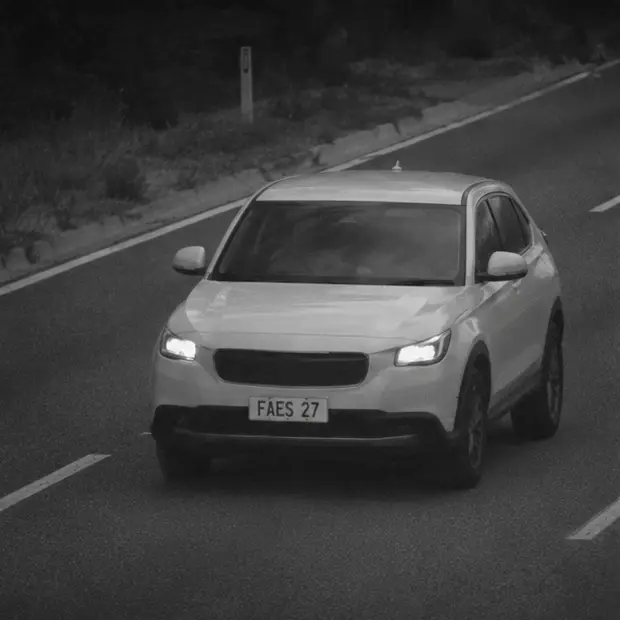
#> input picture assets-src/real/02-frame-01-original.webp, 620 x 620 px, found by its file name
$ python make-media.py
#> lines starting #> are read from the running program, lines starting #| are printed output that depends on the picture
#!/usr/bin/env python3
"""Builds the prototype's evidence images and videos from the photo set in assets-src/real.

Every frame gets a camera data strip and a SAMPLE band so nothing can be mistaken for real evidence, and the number
plates are re-lettered to match each fictitious notice. Run from the repo root:  python3 scripts/make-media.py
Needs Pillow and ffmpeg. Output goes to public/assets/media.
"""
import os, subprocess, sys
from PIL import Image, ImageDraw, ImageEnhance, ImageFilter, ImageFont

SRC = 'assets-src/real'
OUT = 'public/assets/media'
TMP = os.environ.get('MEDIA_TMP', '/tmp/cevoc-media')
os.makedirs(OUT, exist_ok=True); os.makedirs(TMP, exist_ok=True)
MONO = '/usr/share/fonts/truetype/liberation/LiberationMono-Bold.ttf'
SANS = '/usr/share/fonts/truetype/liberation/LiberationSans-Bold.ttf'

# plate boxes (x0, y0, x1, y1) in the source frames
VEH = {
    'v27': ('02-frame-01-original.webp', (248, 396, 328, 424)),  # white SUV
    'v25': ('03-frame-01-original.webp', (247, 372, 317, 397)),  # white sedan
    'v28': ('05-frame-01-original.webp', (123, 368, 201, 396)),  # dark wagon, wet night
    'v24': ('06-frame-01-original.webp', (338, 463, 415, 489)),  # grey SUV
    'v26': ('08-frame-01-original.webp', (365, 437, 444, 468)),  # ute
}
DAY = {'wide-m4': '14-incident-m4.webp', 'wide-road': '10-frame-01-original.webp', 'site': '16-incident-regional.webp', 'urban': '15-incident-urban.webp',
       'before': '11-before.png', 'ambiguous': '12-ambiguous.png', 'after': '13-after.png'}
DRIVER = {'d1': '01-frame-01-original.webp', 'd7': '07-frame-01-original.webp'}


def load(name):
    return Image.open(os.path.join(SRC, name)).convert('RGB')


def font(path, size):
    return ImageFont.truetype(path, size)


def relabel(im, bbox, text):
    """Replace the plate lettering inside bbox with `text`, matching the photo's tone."""
    x0, y0, x1, y1 = bbox
    g = im.convert('L').crop(bbox)
    data = sorted(g.tobytes())
    light = data[int(len(data) * 0.85)]
    dark = data[int(len(data) * 0.08)]
    w, h = x1 - x0, y1 - y0
    plate = Image.new('RGB', (w, h), (light,) * 3)
    ImageDraw.Draw(plate).rectangle([0, 0, w - 1, h - 1], outline=(max(dark, 40),) * 3)
    big = Image.new('L', (w * 10, h * 4), 0)
    ImageDraw.Draw(big).text((w * 5, h * 2), text, font=font(SANS, int(h * 4 * 0.78)), fill=255, anchor='mm')
    glyph = big.crop(big.getbbox()).resize((int(w * 0.84), int(h * 0.62)), Image.LANCZOS)
    plate.paste(Image.new('RGB', glyph.size, (max(dark, 25),) * 3), (int(w * 0.08), int(h * 0.19)), glyph)
    plate = plate.filter(ImageFilter.GaussianBlur(0.55))
    out = im.copy(); out.paste(plate, (x0, y0))
    return out


def bars(im, strip, band='SAMPLE IMAGE  -  MOCK DATA  -  NOT EVIDENCE', width=None):
    """Camera data strip on top, SAMPLE band at the bottom."""
    if width and im.width > width:
        im = im.resize((width, round(im.height * width / im.width)), Image.LANCZOS)
    w, h = im.size
    size = max(11, round(w / 44))
    top = size + 12; bot = size + 10
    canvas = Image.new('RGB', (w, h + top + bot), (6, 8, 12))
    canvas.paste(im, (0, top))
    d = ImageDraw.Draw(canvas)
    d.text((8, top // 2), strip, font=font(MONO, size), fill=(235, 240, 245), anchor='lm')
    d.rectangle([0, h + top, w, h + top + bot], fill=(160, 24, 44))
    d.text((w // 2, h + top + bot // 2), band, font=font(SANS, max(10, size - 2)), fill=(255, 225, 230), anchor='mm')
    return canvas


def closeup(im, bbox, strip):
    x0, y0, x1, y1 = bbox
    cx, cy = (x0 + x1) // 2, (y0 + y1) // 2
    cw = max((x1 - x0) * 4.4, 220); chh = cw * 2 / 3
    box = (int(cx - cw / 2), int(cy - chh * 0.42), int(cx + cw / 2), int(cy + chh * 0.58))
    box = (max(box[0], 0), max(box[1], 0), min(box[2], im.width), min(box[3], im.height))
    c = im.crop(box).resize((900, round(900 * (box[3] - box[1]) / (box[2] - box[0]))), Image.LANCZOS)
    c = ImageEnhance.Contrast(c).enhance(1.08).filter(ImageFilter.UnsharpMask(1.4, 90, 2))
    return bars(c, strip)


def save(im, name, q=84):
    im.save(os.path.join(OUT, name), 'JPEG', quality=q, optimize=True, progressive=True)


def vehicle_frame(key, plate):
    f, bb = VEH[key]
    return relabel(load(f), bb, plate), bb


# [7 lines left out: function shift, not called in this run]


def make():
    # 1 fixed speed: CEV123 at PAR-001
    s = 'PAR-001  2026-09-18 07:42:13  68 km/h  LIMIT 60'
    im, bb = vehicle_frame('v27', 'CEV123')
#> in load, returned value is the input picture: PIL image 620x620 RGB; mean R, G, B 62.8, 62.8, 62.8
#> in relabel, `x0, y0, x1, y1 = bbox`: x0 = 248; y0 = 396; x1 = 328; y1 = 424
#> in relabel, `g = im.convert('L').crop(bbox)`:
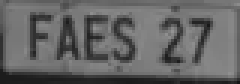
#> g: PIL image 80x28 L (shown 3 times larger); min 21, max 147, mean 100.1
#> in relabel, `data = sorted(g.tobytes())`: data = 2240 values from 21 to 147
#> in relabel, `light = data[int(len(data) * 0.85)]`: light = 128
#> in relabel, `dark = data[int(len(data) * 0.08)]`: dark = 41
#> in relabel, `w, h = x1 - x0, y1 - y0`: w = 80; h = 28
#> in relabel, `plate = Image.new('RGB', (w, h), (light,) * 3)`: plate: PIL image 80x28 RGB; every value is 128
#> in relabel, `ImageDraw.Draw(plate).rectangle([0, 0, w - 1, h - 1], outline=(max(dar..`: plate: PIL image 80x28 RGB; values 41 (black) and 128 (white), 90.5% white; black in thin lines or dots
#> in relabel, `big = Image.new('L', (w * 10, h * 4), 0)`: big: PIL image 800x112 L; every value is 0
#> in relabel, `ImageDraw.Draw(big).text((w * 5, h * 2), text, font=font(SANS, int(h *..`:
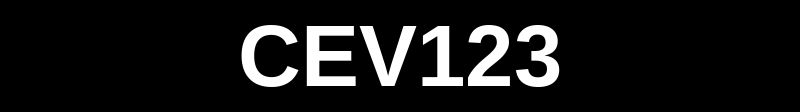
#> big: PIL image 800x112 L; min 0, max 255, mean 24
#> in relabel, `plate.paste(Image.new('RGB', glyph.size, (max(dark, 25),) * 3), (int(w..`:
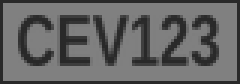
#> plate: PIL image 80x28 RGB (shown 3 times larger); min 41, max 128, mean 100.8
#> bb = (248, 396, 328, 424)
    save(bars(im, s), 'cev123-scene.jpg'); save(closeup(im, bb, s + '  PLATE'), 'cev123-plate.jpg')
#> in save, `im.save(os.path.join(OUT, name), 'JPEG', quality=q, optimize=True, pro..`:
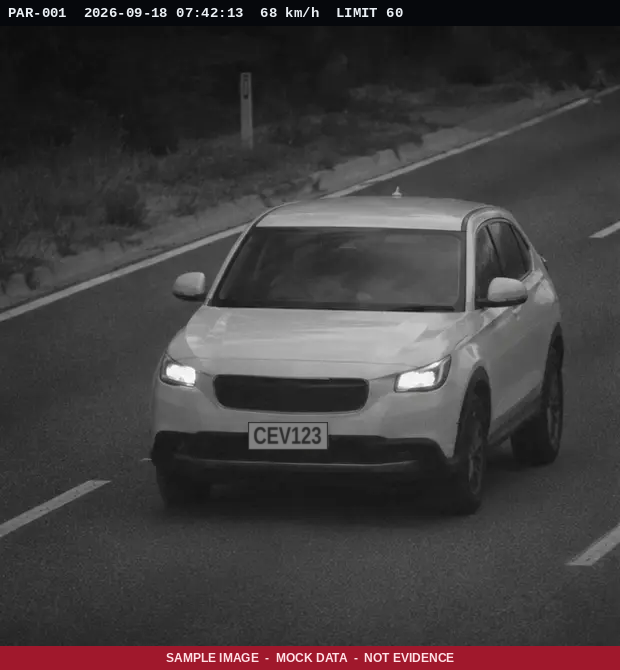
#> saved as cev123-scene.jpg: PIL image 620x670 RGB; mean R, G, B 65, 60.4, 61.3
#> in closeup, `c = im.crop(box).resize((900, round(900 * (box[3] - box[1]) / (box[2] ..`:
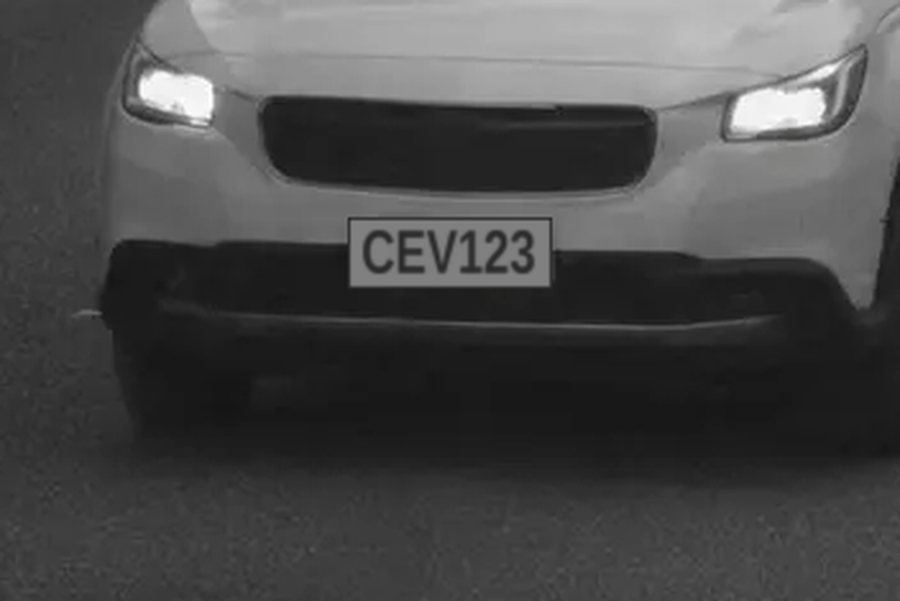
#> c: PIL image 900x601 RGB; mean R, G, B 74, 74, 74
#> in bars (call 2), `canvas = Image.new('RGB', (w, h + top + bot), (6, 8, 12))`:
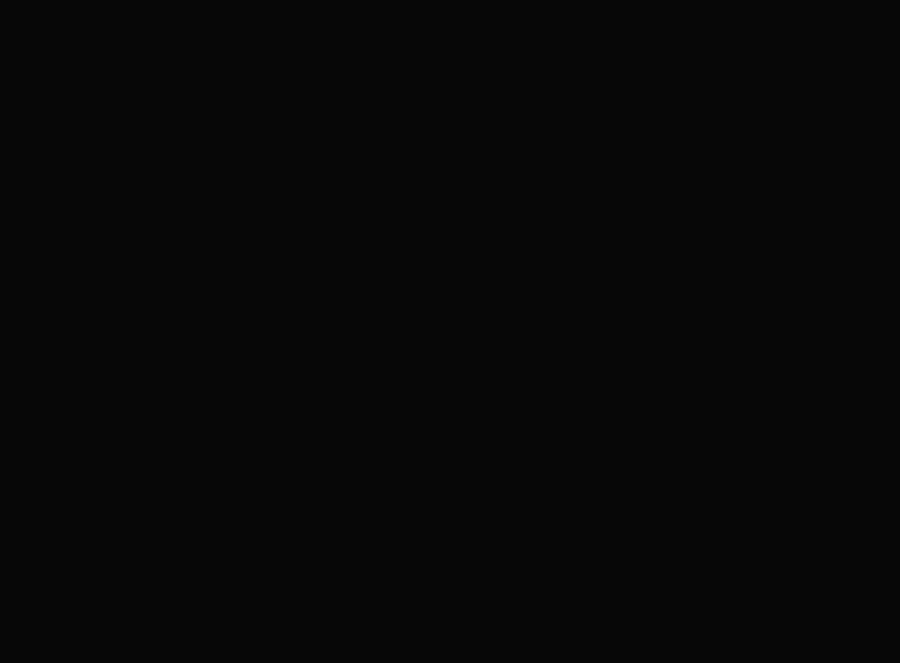
#> canvas: PIL image 900x663 RGB; mean R, G, B 6, 8, 12
#> in closeup, `return bars(c, strip)`:
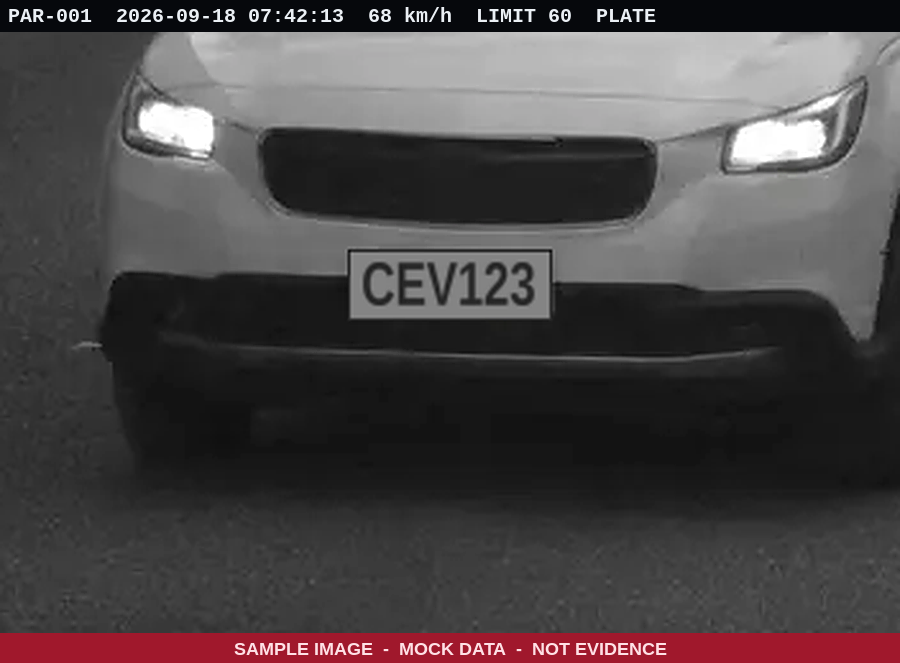
#> returned value: PIL image 900x663 RGB; mean R, G, B 75.6, 69.9, 70.9
    save(bars(load(DAY['wide-m4']), 'PAR-001  WIDE VIEW OF THE ROAD', width=1100), 'cev123-wide.jpg')
    # 2 mobile speed at night: MOB789 at MOB-312
    s = 'MOB-312  2026-09-04 22:16:40  81 km/h  LIMIT 70'
    im, bb = vehicle_frame('v28', 'MOB789')
    save(bars(im, s), 'mob789-scene.jpg'); save(closeup(im, bb, s + '  PLATE'), 'mob789-plate.jpg')
    save(bars(load(DAY['site']), 'MOB-312  CAMERA SET UP AT THE SITE', width=1100), 'mob789-site.jpg')
    bars(im, s).save(f'{TMP}/mob789-vid.jpg', quality=92)
    # 3 red-light speed: RLC456 at RYD-014 (a sequence of frames plus the plate)
    s1 = 'RYD-014  2026-08-02 18:05:46  RED 2.1s  54 km/h'; s2 = 'RYD-014  2026-08-02 18:05:48  RED 3.2s  54 km/h'
    save(bars(load(DAY['before']), s1, width=1100), 'rlc456-red1.jpg'); save(bars(load(DAY['after']), s2, width=1100), 'rlc456-red2.jpg')
    im, bb = vehicle_frame('v24', 'RLC456')
    save(closeup(im, bb, 'RYD-014  2026-08-02 18:05:48  PLATE'), 'rlc456-plate.jpg')
    save(bars(load(DAY['urban']), 'RYD-014  WIDE VIEW OF THE INTERSECTION', width=1100), 'rlc456-wide.jpg')
    mid = 'RYD-014  2026-08-02 18:05:47  RED 2.6s  54 km/h'
    for n, (k, t) in enumerate((('before', s1), ('ambiguous', mid), ('after', s2)), 1):
        bars(load(DAY[k]), t, width=1100).save(f'{TMP}/rl{n}.jpg', quality=92)
    # 4 average speed: HVY321 between two points on AVG-HUM
    f, bb = VEH['v26']; a = relabel(load(f), bb, 'HVY321')
    save(bars(a, 'AVG-HUM  POINT A  2026-09-11 03:38:00'), 'hvy321-pointa.jpg')
    save(bars(shift(a), 'AVG-HUM  POINT B  2026-09-11 03:48:00'), 'hvy321-pointb.jpg')
    save(closeup(a, bb, 'AVG-HUM  2026-09-11 03:48:00  PLATE'), 'hvy321-plate.jpg')
    # 5 mobile phone: PHN555 at PHN-M4
    save(bars(load(DRIVER['d1']), 'PHN-M4  2026-09-23 08:12:05  DRIVER AREA'), 'phn555-driver.jpg')
    im, bb = vehicle_frame('v25', 'PHN555')
    save(closeup(im, bb, 'PHN-M4  2026-09-23 08:12:05  PLATE'), 'phn555-plate.jpg')
    # 6 RED777 at RYD-014
    t1 = 'RYD-014  2026-09-02 17:20:10  RED 0.6s  49 km/h'; t2 = 'RYD-014  2026-09-02 17:20:11  RED 1.4s  49 km/h'
    save(bars(load(DAY['ambiguous']), t1, width=1100), 'red777-red1.jpg'); save(bars(load(DAY['after']), t2, width=1100), 'red777-red2.jpg')
    im, bb = vehicle_frame('v27', 'RED777')
    save(closeup(im, bb, 'RYD-014  2026-09-02 17:20:11  PLATE'), 'red777-plate.jpg')
    # 7 SPD404 at PAR-001
    s = 'PAR-001  2026-08-14 06:55:30  71 km/h  LIMIT 60'
    im, bb = vehicle_frame('v25', 'SPD404')
    save(bars(im, s), 'spd404-scene.jpg'); save(closeup(im, bb, s + '  PLATE'), 'spd404-plate.jpg')
    save(bars(load(DAY['wide-road']), 'PAR-001  WIDE VIEW OF THE ROAD', width=1100), 'spd404-wide.jpg')
    # 8 MOB205 at MOB-312
    s = 'MOB-312  2026-09-12 20:41:02  79 km/h  LIMIT 70'
    im, bb = vehicle_frame('v24', 'MOB205')
    save(bars(im, s), 'mob205-scene.jpg'); save(closeup(im, bb, s + '  PLATE'), 'mob205-plate.jpg')
    save(bars(load(DAY['site']), 'MOB-312  CAMERA SET UP AT THE SITE', width=1100), 'mob205-site.jpg')
    # 9 PHN808 at PHN-M4
    save(bars(load(DRIVER['d7']), 'PHN-M4  2026-10-01 07:35:44  DRIVER AREA'), 'phn808-driver.jpg')
    im, bb = vehicle_frame('v28', 'PHN808')
    save(closeup(im, bb, 'PHN-M4  2026-10-01 07:35:44  PLATE'), 'phn808-plate.jpg')
    # 10 HVY654 at AVG-HUM
    f, bb = VEH['v28']; a = relabel(load(f), bb, 'HVY654')
    save(bars(a, 'AVG-HUM  POINT A  2026-09-25 02:02:00'), 'hvy654-pointa.jpg')
    save(bars(shift(a, dx=-12, dy=4, bright=1.1), 'AVG-HUM  POINT B  2026-09-25 02:12:00'), 'hvy654-pointb.jpg')
    save(closeup(a, bb, 'AVG-HUM  2026-09-25 02:12:00  PLATE'), 'hvy654-plate.jpg')


# [31 lines left out: functions run, videos, sizes, not called in this run]


if __name__ == '__main__':
#> (the run stopped early here; a loop or call above may not have finished)

$ run again, with assets-src/real/04-frame-01-original.webp copied over assets-src/real/02-frame-01-original.webp
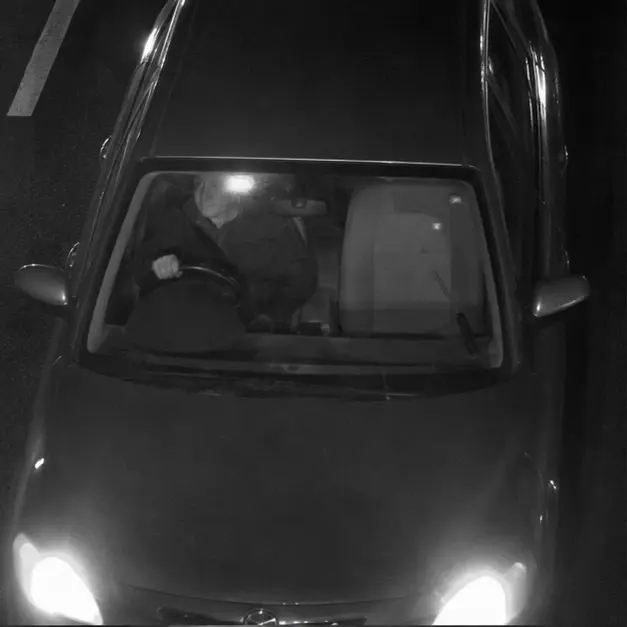
#> input picture assets-src/real/04-frame-01-original.webp, 627 x 627 px, found by its file name
#> in load, returned value is the input picture: PIL image 627x627 RGB; mean R, G, B 47.4, 47.4, 47.4
#> x0 = 248; y0 = 396; x1 = 328; y1 = 424
#> data = 2240 values from 27 to 44
#> light = 43
#> dark = 38
#> in relabel, `w, h = x1 - x0, y1 - y0`: w = 80; h = 28
#> bb = (248, 396, 328, 424)
#> in closeup, `c = im.crop(box).resize((900, round(900 * (box[3] - box[1]) / (box[2] ..`:
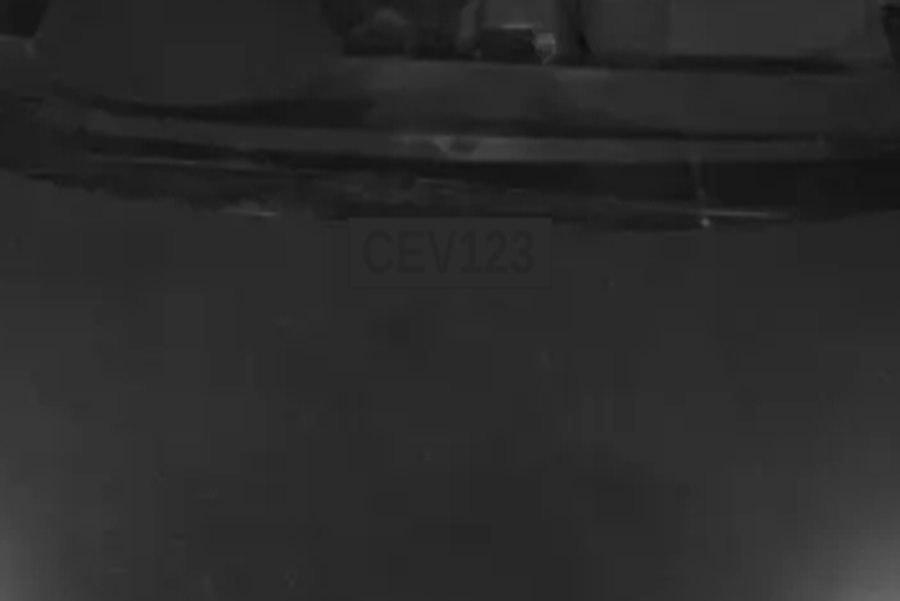
#> c: PIL image 900x601 RGB; mean R, G, B 42.6, 42.6, 42.6
#> in closeup, `return bars(c, strip)`:
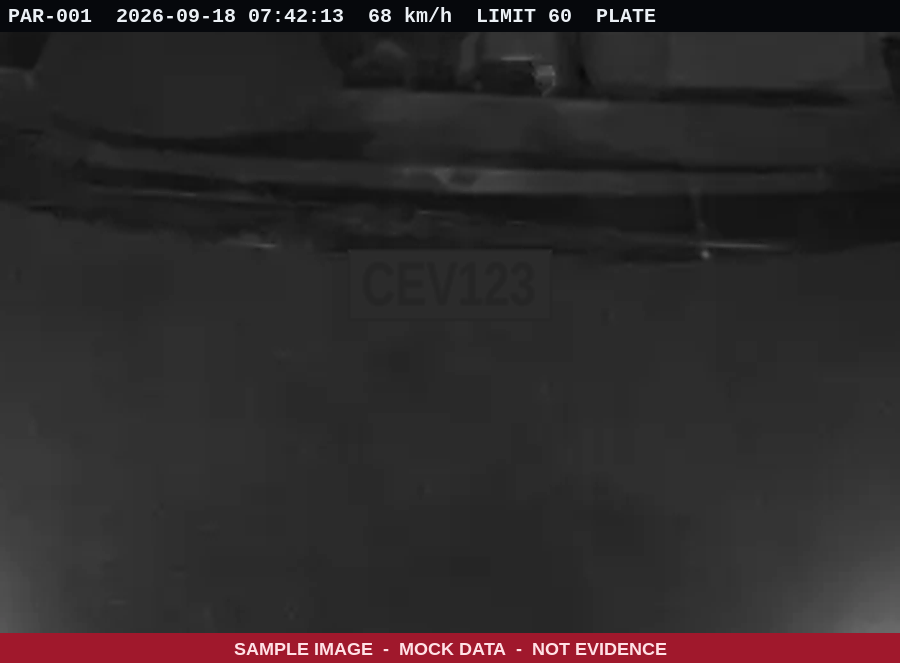
#> returned value: PIL image 900x663 RGB; mean R, G, B 47.1, 41.4, 42.5

$ run again, with assets-src/real/09-frame-01-original.webp copied over assets-src/real/02-frame-01-original.webp
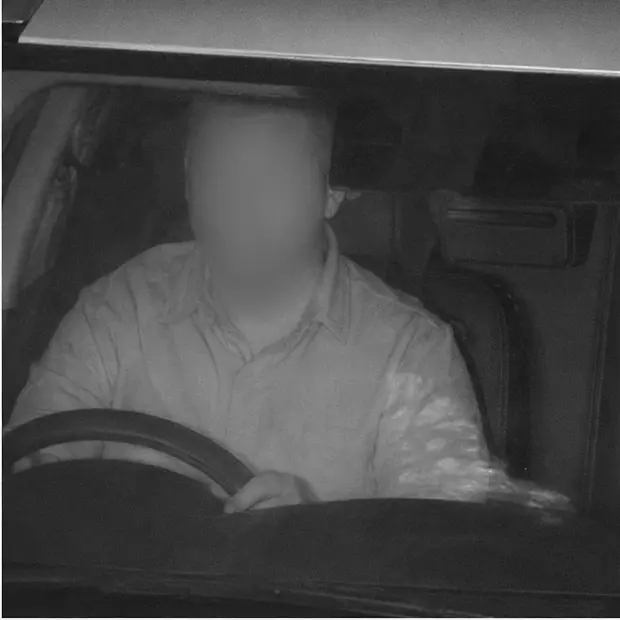
#> input picture assets-src/real/09-frame-01-original.webp, 620 x 620 px, found by its file name
#> in load, returned value is the input picture: PIL image 620x620 RGB; mean R, G, B 72.4, 72.4, 72.4
#> x0 = 248; y0 = 396; x1 = 328; y1 = 424
#> data = 2240 values from 120 to 135
#> light = 133
#> dark = 126
#> in relabel, `w, h = x1 - x0, y1 - y0`: w = 80; h = 28
#> bb = (248, 396, 328, 424)
#> in closeup, `c = im.crop(box).resize((900, round(900 * (box[3] - box[1]) / (box[2] ..`:
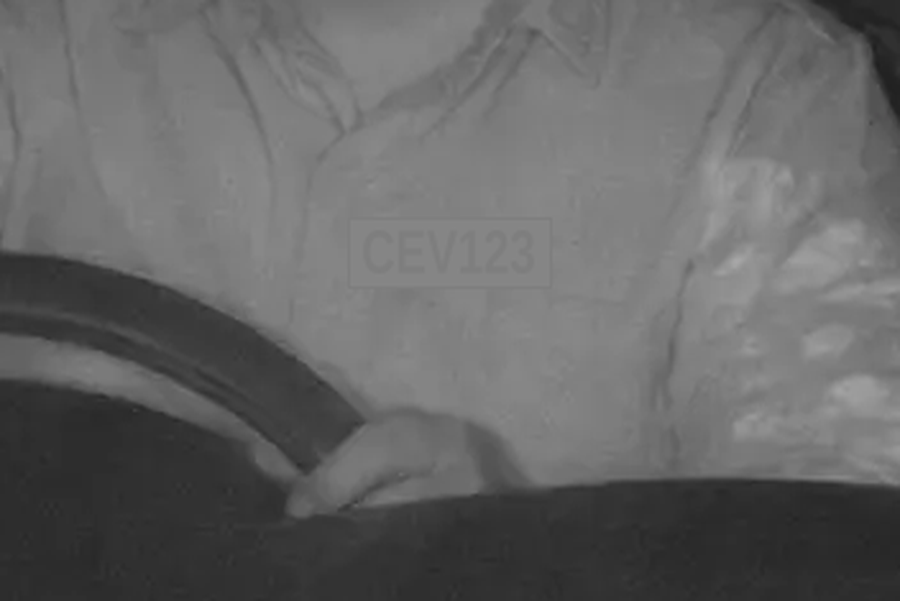
#> c: PIL image 900x601 RGB; mean R, G, B 101.4, 101.4, 101.4
#> in closeup, `return bars(c, strip)`:
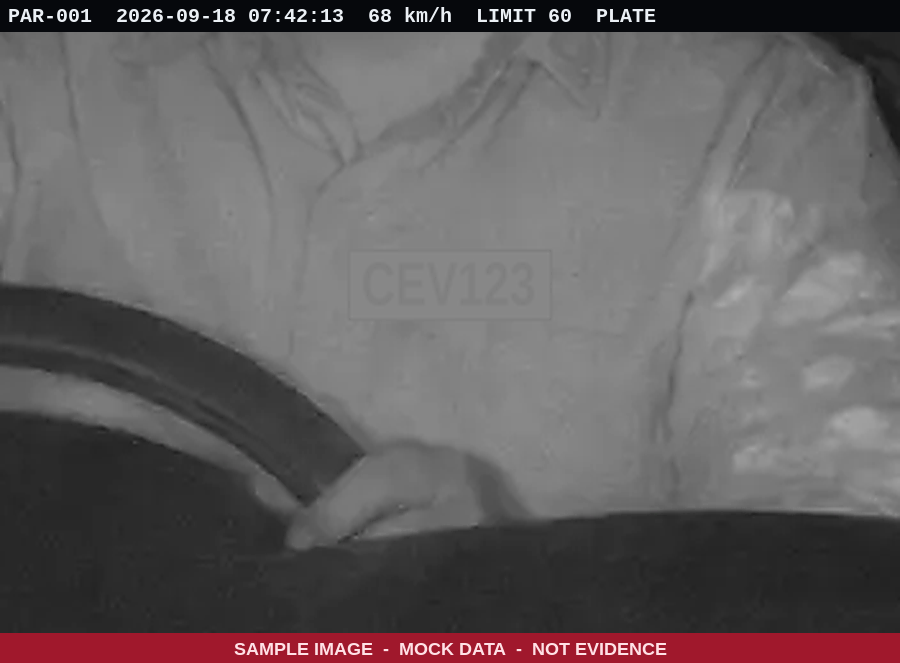
#> returned value: PIL image 900x663 RGB; mean R, G, B 100.4, 94.7, 95.8
